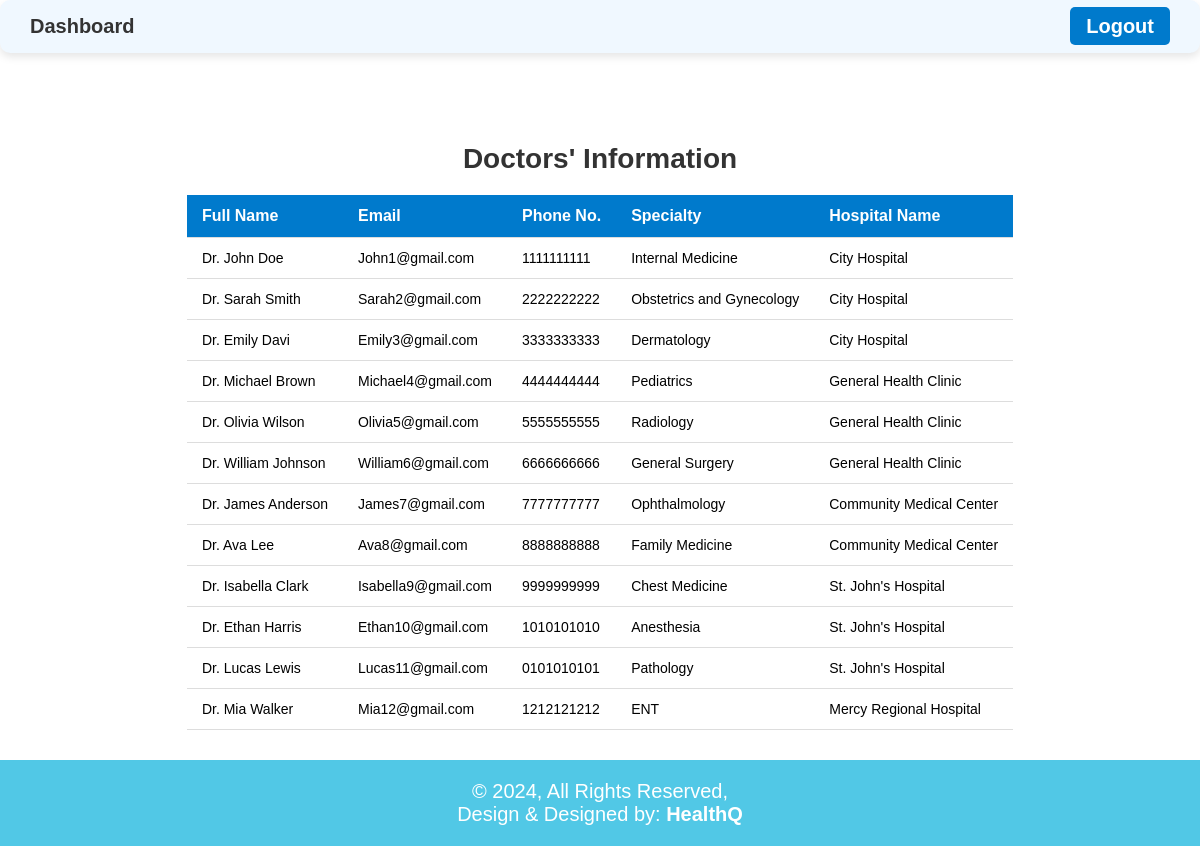
/view_doctor.php (signed in), run on the app's committed database.
### tables this page shows
CREATE TABLE `doctors` (
  `doctor_id` int(11) NOT NULL,
  `fullname` varchar(255) NOT NULL,
  `email` varchar(255) NOT NULL,
  `phone` varchar(15) DEFAULT NULL,
  `specialty` int(11) DEFAULT NULL
);

CREATE TABLE `specializations` (
  `id` int(11) NOT NULL,
  `hospital_id` int(11) DEFAULT NULL,
  `name` varchar(255) NOT NULL
);

CREATE TABLE `hospitals` (
  `hospital_id` int(11) NOT NULL,
  `name` varchar(255) NOT NULL
);

### view_doctor.php (the view, shortened to what this page needs)
<?php
$servername = "localhost";
$username = "root";
$password = "";
$dbname = "healthq";
$conn = mysqli_connect($servername, $username, $password, $dbname);
$user_id = $_SESSION['user_id'];
$is_superadmin = ($user_id == 1);
if ($is_superadmin) {
    $query = "
        SELECT
            doctors.fullname,
            doctors.email,
            doctors.phone,
            specializations.name AS specialty,
            hospitals.name AS hospital_name
        FROM
            doctors
        JOIN
            specializations ON doctors.specialty = specializations.id
        JOIN
            hospitals ON specializations.hospital_id = hospitals.hospital_id
    ";
}
$result = mysqli_query($conn, $query);
?>
<!doctype html>
<html lang="en">
<head>
    <link rel="stylesheet" href="view.css">
</head>
<body>
    <nav>
        <ul>
            <li><a href="admin_dashboard.php">Dashboard</a></li>
            <span class="login-container">
                <li><a href="logout.php">Logout</a></li>
            </span>
        </ul>
    </nav>
    <div class="container">
        <div class="info">
            <div class="appointments-table">
                <h2>Doctors' Information</h2>
                <div class="table-container">
                    <?php
                    if (mysqli_num_rows($result) > 0) {
                        echo "<table>
                                <tr>
                                    <th>Full Name</th>
                                    <th>Email</th>
                                    <th>Phone No.</th>
                                    <th>Specialty</th>";
                        if ($is_superadmin) {
                            echo "<th>Hospital Name</th>";
                        }
                        echo "</tr>";
                        while ($row = mysqli_fetch_assoc($result)) {
                            echo "<tr id='doctor-" . htmlspecialchars($row['email']) . "'>
                                    <td>" . htmlspecialchars($row['fullname']) . "</td>
                                    <td>" . htmlspecialchars($row['email']) . "</td>
                                    <td>" . htmlspecialchars($row['phone']) . "</td>
                                    <td>" . htmlspecialchars($row['specialty']) . "</td>";
                            if ($is_superadmin) {
                                echo "<td>" . htmlspecialchars($row['hospital_name']) . "</td>";
                            }
                            echo "</tr>";
                        }
                        echo "</table>";
                    } else {
                        echo "<p>No doctors found.</p>";
                    }
                    ?>
                </div>
            </div>
        </div>
    </div>
    <footer>
        <p>&copy; 2024, All Rights Reserved,<br>Design &amp; Designed by: <b>HealthQ</b></p>
    </footer>
</body>
</html>

### view.css (style rules this page uses)
* { margin: 0; padding: 0; box-sizing: border-box; font-family: Arial, sans-serif; }
nav { background-color: #f0f8ff; padding: 15px; box-shadow: 0 4px 8px rgba(0, 0, 0, 0.1); border-radius: 10px; position: sticky; top: 0; width: 100%; display: flex; align-items: center; justify-content: space-between; }
nav ul { display: flex; align-items: center; list-style: none; flex: 1; }
nav ul li { margin: 0 15px; font-size: 20px; font-weight: 600; color: #333; transition: color 0.3s ease, transform 0.3s ease; }
nav ul li a { text-decoration: none; color: #333; }
.login-container { margin-left: auto; }
.login-container a { font-size: 20px; font-weight: 600; color: #fff; padding: 8px 16px; background-color: #007acc; border-radius: 5px; transition: background-color 0.3s ease, transform 0.3s ease; }
footer { background-color: #51c8e6; padding: 20px; text-align: center; color: #fff; font-size: 20px; }
.container { display: flex; justify-content: center; padding: 30px; margin-top: 60px; }
.info { display: flex; gap: 20px; flex-wrap: wrap; }
.appointments-table h2 { text-align: center; color: #333; margin-bottom: 20px; font-size: 28px; }
.table-container table { width: 100%; border-collapse: collapse; margin-top: 20px; }
.table-container th, .table-container td { padding: 12px 15px; text-align: left; border-bottom: 1px solid #ddd; }
.table-container th { background-color: #007acc; color: white; font-size: 16px; }
.table-container td { font-size: 14px; }

### view_doctor.php (style rules this page uses)
table { width: 100%; border-collapse: collapse; margin-top: 20px; }
th, td { padding: 12px; text-align: left; border-bottom: 1px solid #ddd; }
th { background-color: #f4f4f4; }
footer { background-color: #51c8e6; padding: 20px; text-align: center; color: #fff; font-size: 20px; }

### data on the page
doctors: fullname "Dr. John Doe", email "John1@gmail.com", phone "1111111111", specialty.name "Internal Medicine", hospitals.name "City Hospital"
doctors: fullname "Dr. Sarah Smith", email "Sarah2@gmail.com", phone "2222222222", specialty.name "Obstetrics and Gynecology", hospitals.name "City Hospital"
doctors: fullname "Dr. Emily Davi", email "Emily3@gmail.com", phone "3333333333", specialty.name "Dermatology", hospitals.name "City Hospital"
doctors: fullname "Dr. Michael Brown", email "Michael4@gmail.com", phone "4444444444", specialty.name "Pediatrics", hospitals.name "General Health Clinic"
doctors: fullname "Dr. Olivia Wilson", email "Olivia5@gmail.com", phone "5555555555", specialty.name "Radiology", hospitals.name "General Health Clinic"
doctors: fullname "Dr. William Johnson", email "William6@gmail.com", phone "6666666666", specialty.name "General Surgery", hospitals.name "General Health Clinic"
doctors: fullname "Dr. James Anderson", email "James7@gmail.com", phone "7777777777", specialty.name "Ophthalmology", hospitals.name "Community Medical Center"
doctors: fullname "Dr. Ava Lee", email "Ava8@gmail.com", phone "8888888888", specialty.name "Family Medicine", hospitals.name "Community Medical Center"
doctors: fullname "Dr. Isabella Clark", email "Isabella9@gmail.com", phone "9999999999", specialty.name "Chest Medicine", hospitals.name "St. John's Hospital"
doctors: fullname "Dr. Ethan Harris", email "Ethan10@gmail.com", phone "1010101010", specialty.name "Anesthesia", hospitals.name "St. John's Hospital"
doctors: fullname "Dr. Lucas Lewis", email "Lucas11@gmail.com", phone "0101010101", specialty.name "Pathology", hospitals.name "St. John's Hospital"
doctors: fullname "Dr. Mia Walker", email "Mia12@gmail.com", phone "1212121212", specialty.name "ENT", hospitals.name "Mercy Regional Hospital"
